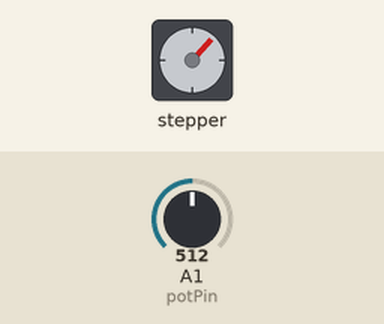
Simulated run of this sketch. Board: Arduino Uno, built with avr-gcc and run on an emulated ATmega328P. Shown: stepper motor. The inputs (shaded band) are chosen by the test bench; at power-on: A1 (potPin) = 512. Stepper angles assume 300 steps per turn.

Above: at 1.25 s.
1.3 s: A1 (potPin) set to 0
2.8 s: A1 (potPin) set to 6
At 3.3 s:
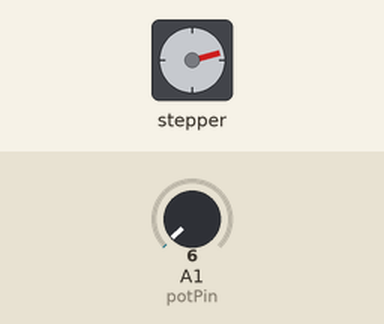
4.3 s: A1 (potPin) set to 9
At 7.26 s:
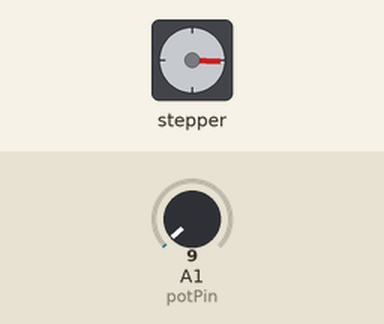
7.3 s: A1 (potPin) set to 122
At 7.56 s:
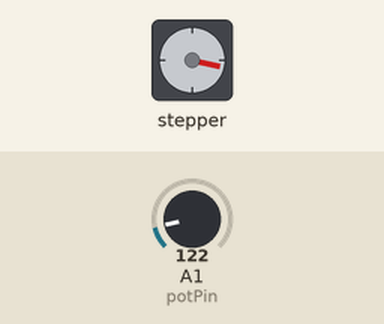
10.3 s: A1 (potPin) set to 511
Timing chart, 0 to 17.3 s (numbered marks = the images above; inputs shaded):
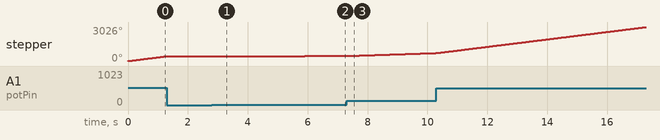

The sketch:

Arduino_II.Motor.ino
```cpp
/*
 *
 * ARDUINO COM CONECTOR:
 *
 *
 * By: EmersonM.N
 * 21/05/2023
 *
 * Este programa esta destinado ao controle de uma maquina extrusora,
 * sua função é o controle de passo atraves de uma ponte H L239h e
 * um protenciometro.
 *
 * Pinagem:
 * motor - 10
 * motor - 11
 * motor - 8
 * motor - 9
 * potenciometro - A1
 */

#include <Stepper.h>
#define potPin 1

// constante que define quantos passos serão necessários para uma volta completa
const int stepsPerRevolution = 300;
int valPot = 0;
Stepper myStepper(stepsPerRevolution, 10,11,8,9);

void setup() { }

void loop() {

valPot =  analogRead(potPin);

{
  int motorSpeed =map(valPot,0,800,0,100);
  if (motorSpeed > 0) {
     myStepper.setSpeed(motorSpeed);
     myStepper.step(stepsPerRevolution/240);
  }
{
   }
  }
 }
```

Measured:
- the behaviour switches between 7 and 8 on A1 (potPin) (found by bisection; images 1 and 2)
- after the input at 1.3 s, stepper: stops changing and stays 435°
- after the input at 2.8 s, every drawn part: stays the same
- after the input at 4.3 s, stepper: keeps turning clockwise at about 6°/s, starting at once
- by itself, stepper: keeps turning clockwise at about 336°/s
